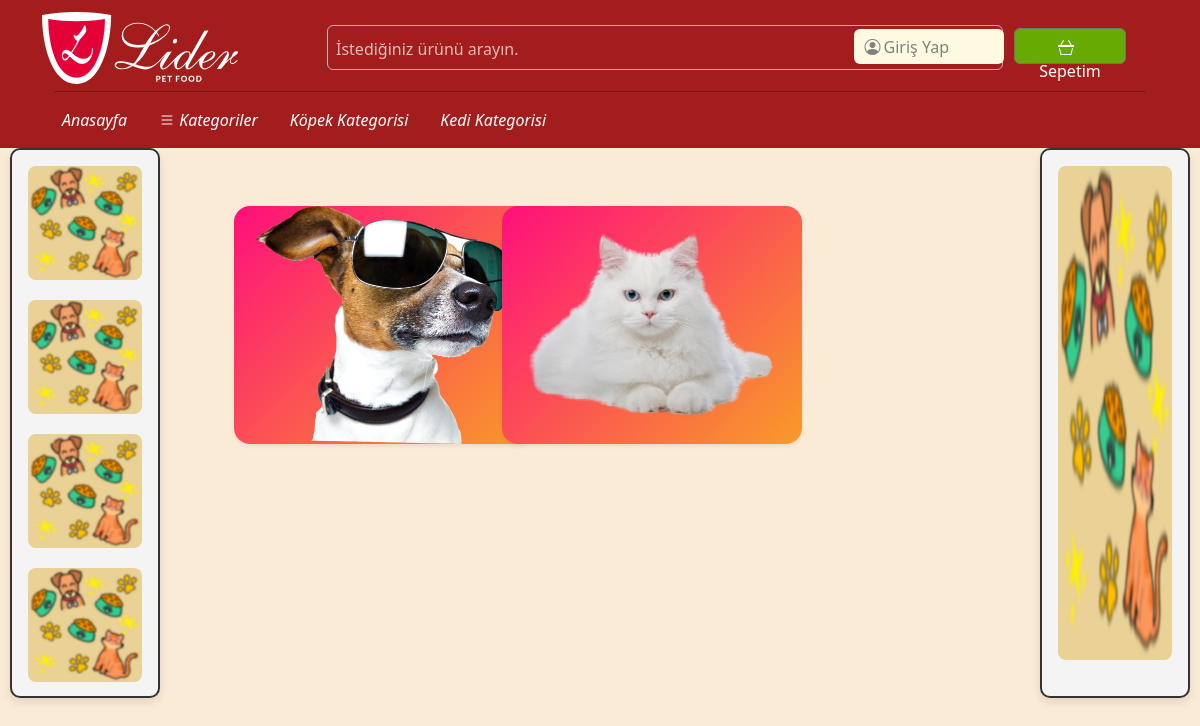
/categories/, run on an earlier commit of the app's database.
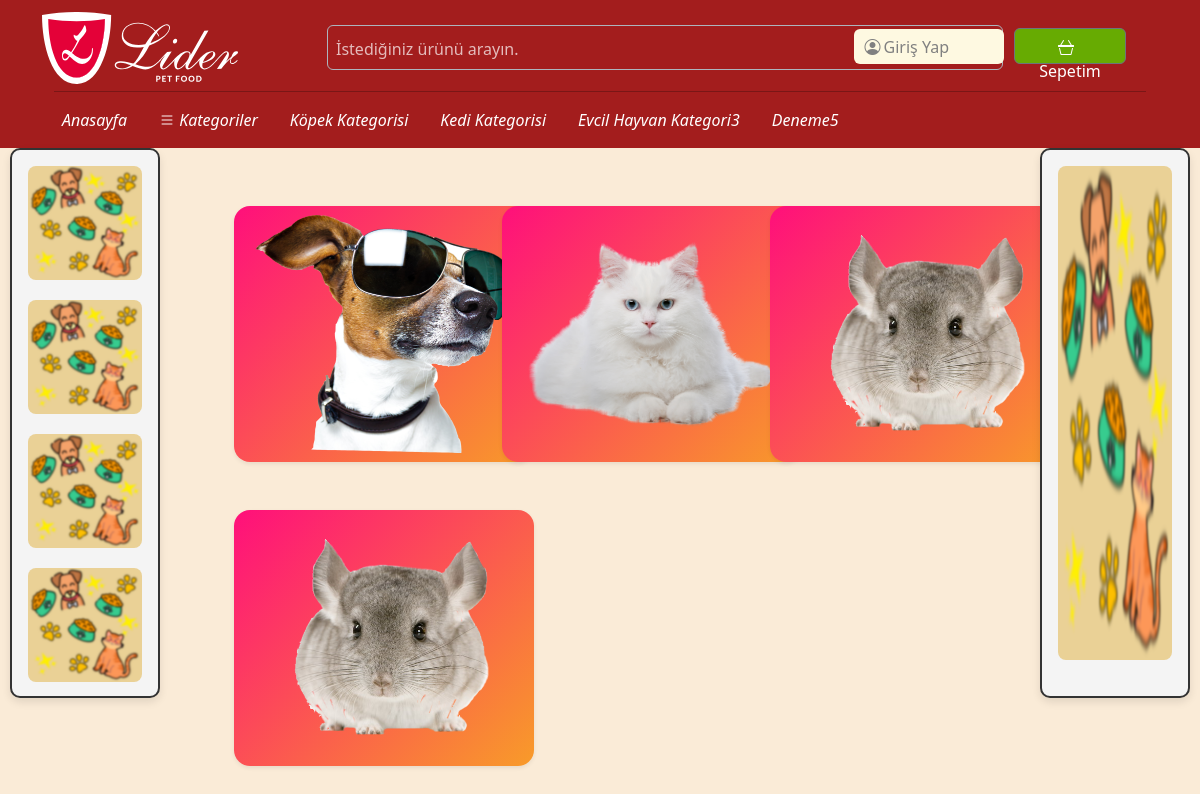
And on a later commit of the database.
### intern_app/models.py (models this page shows, shortened)
class Categories(models.Model):
    name = models.CharField(max_length=255,unique=True,verbose_name="Kategori İsmi")
    description = models.CharField(max_length=255,null=True,verbose_name="Kategori Açıklaması")
    image = models.ImageField(upload_to='category_images/',verbose_name="Kategori Görseli")
    slug = models.SlugField(unique=True,verbose_name="Alan Adı")
    sub_categories = models.ManyToManyField("self", blank=True, symmetrical=False, related_name="parent_categories",verbose_name="Alt Kategoriler")
    is_sub_cat = models.BooleanField(default=False,verbose_name="Alt Kategori mi?")
    @staticmethod
    def get_main_categories():
        return Categories.objects.filter(parent_categories__isnull=True)
    class Meta():
        verbose_name = 'Kategori'
        verbose_name_plural = 'Kategoriler'

### intern_app/views.py (the view)
# urls.py: path('categories/',views.categories_list,name="categories"),
def categories_list(request):
    categories = Categories.get_main_categories()  # Tüm ana kategorileri al
    context = {
        'categories': categories,
    }
    return render(request, "intern_app/categories.html", context)

### intern_app/context_processors.py (called while the page is built)
def admin_links(request):
    models = []
    for model in apps.get_models():
        if admin.site.is_registered(model):
            app_label = model._meta.app_label
            model_name = model._meta.model_name
            verbose_name = model._meta.verbose_name_plural
            models.append({
                "app_label": app_label,
                "model_name": model_name,
                "verbose_name": verbose_name,
            })
    return {"admin_models": models}  # Global olarak admin_models kullanılabilir

def cart_items_processor(request):
    if request.user.is_authenticated:
        cart_items = CartItem.objects.filter(user=request.user)
        total_price = sum(item.cart_name.product_price *
                          item.cart_quantity for item in cart_items)
    else:
        cart_items = []
        total_price = 0
    return {'cart_items': cart_items, 'total_price': total_price}

def categories_processor(request):
    categories = Categories.get_main_categories()  # Kendi metodunla al
    return {'categories': categories}  # Template'e gönder

### intern_app/templates/intern_app/categories.html (shortened to what this page needs)
{%extends 'base.html'%}
{%load static%}
{%block content%}
<link rel="stylesheet" href="{%static 'intern_app/css/category.css'%}">
<div class="container-fluid test">
    <div class=" card_wrap row row-cols-2 row-cols-md-3 row-cols-lg-3 g-5 p-5 ms-0 " >
        {% for category in categories %}
        <div class="col">
            <div class="card shadow-sm border-0 rounded-4 h-100">
                <img src="{{category.image.url}}" alt="{{ category.name }}" class="card__image" style="object-fit: cover;">
            </div>
        </div>
    {% endfor %}
    </div>
</div>
{%endblock%}

### core/templates/base.html (shortened to what the changed rows need)
{%load static%}
<html lang="en">
<head>
  <link rel="stylesheet" href="{%static 'intern_app/css/bootstrap.css'%}">
  <link rel="stylesheet" href="{% static 'intern_app/css/bootstrap-icons.css' %}">
  <link rel="stylesheet" href="{%static 'intern_app/css/base.css'%}">
  <link rel="stylesheet" href="{% static 'intern_app/css/base-loader.css' %}">
</head>
<body>
  <header>
    <div class="container  header-base">
      <div class="container">
        <nav class="main-menu d-flex navbar navbar-expand-lg ">
          <div class="offcanvas offcanvas-end" tabindex="-1" id="offcanvasNavbar"
            aria-labelledby="offcanvasNavbarLabel">
            <div class="offcanvas-body  justify-content-start align-items-end">
              <ul class="navbar-nav menu-list list-unstyled d-flex gap-md-3 mb-0 ">
                <ul class="navbar-nav menu-list list-unstyled d-flex gap-md-3 mb-0">
                  <ul class="new-navbar-nav navbar-nav new-menu-list menu-list list-unstyled d-flex gap-md-3 mb-0">
                    {% for category in categories %}
                    <li
                      class="new-nav-item nav-item new-dropdown dropdown new-custom-category-dropdown position-relative">
                      <a href="{% url 'intern_app:category_products' category.slug %}" class="nav-link active"
                        style="font-style: italic;color: white;">{{ category.name }}</a>
                    </li>
                    {% endfor %}
                  </ul>
        </nav>
      </div>
  </header>
  {%block content%}
  {%endblock%}
</body>
</html>

What changed in the data, as far as the page shows it:
added Categories: name "Evcil Hayvan Kategori3", image (picture)
added Categories: name "Deneme5", image (picture)
